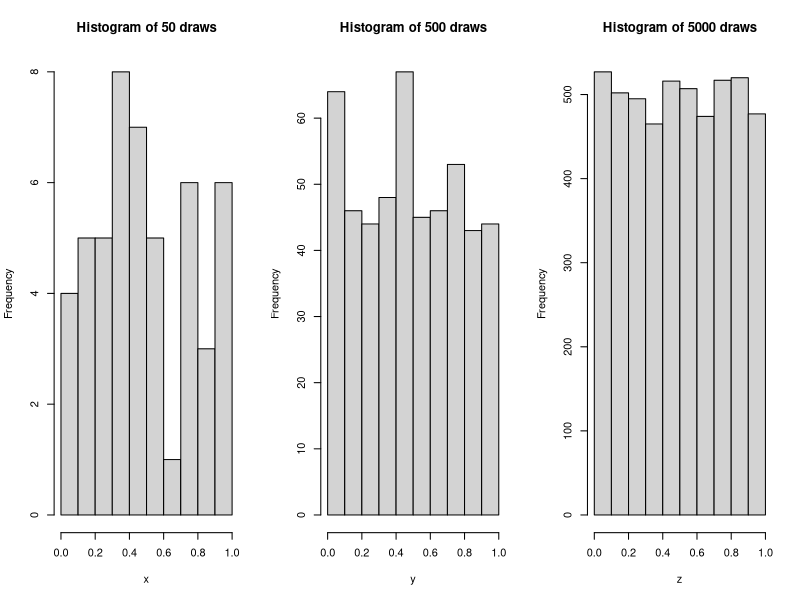
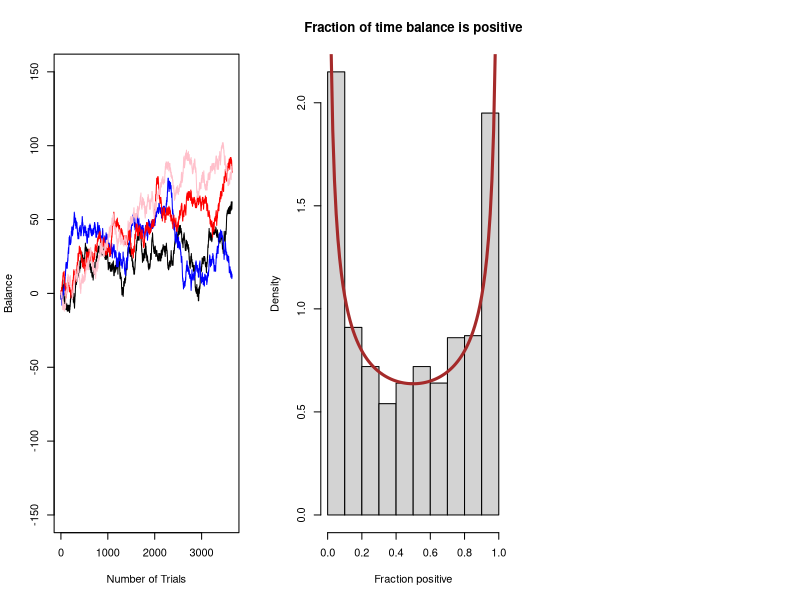

The R script that drew these images, in order:
## ---- chunk 1
par(mfrow=c(1,3))
x <- runif(50)
hist(x, main='Histogram of 50 draws')
y <- runif(500)
hist(y, main='Histogram of 500 draws')
z <- runif(5000)
hist(z, main='Histogram of 5000 draws')
## ---- chunk 2
n<-10

sim.coin <- function(n) {
  S<-runif(n, -1, 1)
  ifelse(S < 0, -1, 1)
}

sim.coin(n)
## ---- chunk 3
n<-3650

my_cumsum <- function(x) {
  sum_vec <- cumsum(x)  # base R's cumsum is written in C — extremely fast
  positive <- sum(sum_vec > 0) / length(sum_vec)
  return(list(sum_vec, positive))
}

balance<-my_cumsum(sim.coin(n))[[1]]
plot(1:3650,balance,type='l',xlab="Number of Trials", ylab="Balance", ylim=c(-150, 150))

balance<-my_cumsum(sim.coin(n))[[1]]
lines(1:3650, balance, type='l', col='blue')

balance<-my_cumsum(sim.coin(n))[[1]]
lines(1:3650, balance, type='l', col='red')

balance<-my_cumsum(sim.coin(n))[[1]]
lines(1:3650, balance, type='l', col='pink')

## ---- chunk 4
pos.vec<-1:1000

for (i in 1:1000) {
  pos.vec[i]<-my_cumsum(sim.coin(n))[[2]]
}
hist(pos.vec, probability=TRUE, 
     main = "Fraction of time balance is positive",
     xlab = "Fraction positive")
x<-seq(0,1,0.01)
lines(x, 1/(pi*(sqrt(x*(1-x)))), type='l', col='brown', lwd=3)

print(mean(pos.vec))
## ---- chunk 5
sim.prob <- sum(pos.vec < 0.05) / 1000
print(sim.prob)

theoretical.prob <- (2/pi) * asin(sqrt(0.05))
print(theoretical.prob)
